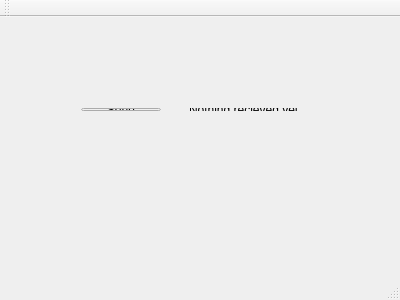
<?xml version="1.0" encoding="UTF-8"?>
<ui version="4.0">
 <class>MainWindow</class>
 <widget class="QMainWindow" name="MainWindow">
  <property name="geometry">
   <rect>
    <x>0</x>
    <y>0</y>
    <width>400</width>
    <height>300</height>
   </rect>
  </property>
  <property name="windowTitle">
   <string>MainWindow</string>
  </property>
  <widget class="QWidget" name="centralWidget">
   <widget class="QWidget" name="layoutWidget">
    <property name="geometry">
     <rect>
      <x>70</x>
      <y>80</y>
      <width>241</width>
      <height>25</height>
     </rect>
    </property>
    <layout class="QHBoxLayout" name="horizontalLayout">
     <item>
      <widget class="QPushButton" name="pushButtonSender">
       <property name="text">
        <string>Send</string>
       </property>
      </widget>
     </item>
     <item>
      <spacer name="horizontalSpacer_2">
       <property name="orientation">
        <enum>Qt::Horizontal</enum>
       </property>
       <property name="sizeHint" stdset="0">
        <size>
         <width>40</width>
         <height>20</height>
        </size>
       </property>
      </spacer>
     </item>
     <item>
      <widget class="QLabel" name="labelReceiver">
       <property name="text">
        <string>Nothing recieved yet</string>
       </property>
      </widget>
     </item>
    </layout>
   </widget>
  </widget>
  <widget class="QMenuBar" name="menuBar">
   <property name="geometry">
    <rect>
     <x>0</x>
     <y>0</y>
     <width>400</width>
     <height>21</height>
    </rect>
   </property>
  </widget>
  <widget class="QToolBar" name="mainToolBar">
   <attribute name="toolBarArea">
    <enum>TopToolBarArea</enum>
   </attribute>
   <attribute name="toolBarBreak">
    <bool>false</bool>
   </attribute>
  </widget>
  <widget class="QStatusBar" name="statusBar"/>
 </widget>
 <layoutdefault spacing="6" margin="11"/>
 <resources/>
 <connections/>
</ui>
